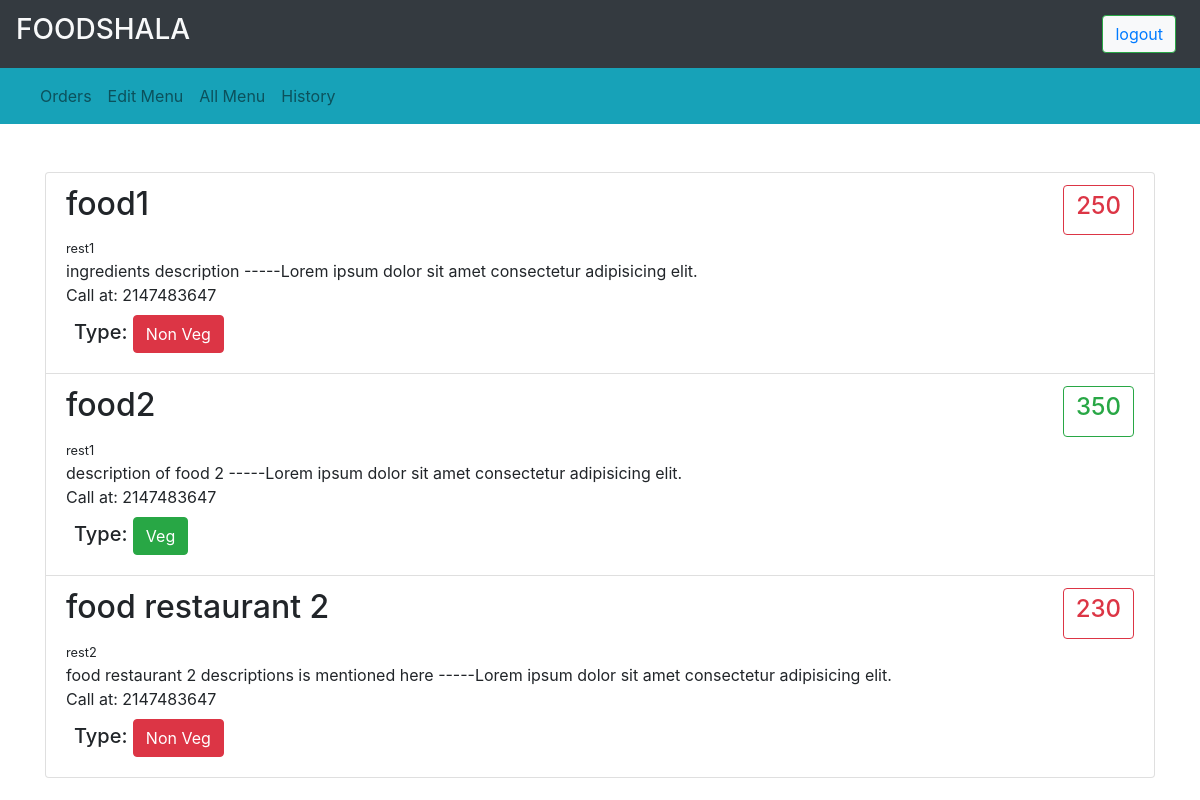
The app's page /viewrestaurant_menu.php with its own data.
### tables this page shows
CREATE TABLE `food` (
  `id` int(11) NOT NULL,
  `restname` varchar(50) NOT NULL,
  `name` varchar(50) NOT NULL,
  `desp` varchar(50) DEFAULT NULL,
  `price` int(11) NOT NULL,
  `type` varchar(50) NOT NULL,
  `phone` int(11) NOT NULL
);

### viewrestaurant_menu.php (the view, shortened to what this page needs)
<?php
include("header.php");
?>
<nav class="navbar navbar-expand-lg navbar-light bg-info">
    <div class="collapse navbar-collapse" id="navbarSupportedContent">
        <ul class="navbar-nav mr-auto">
            <li class="nav-item">
                <a class="nav-link" href="viewrestaurant.php">Orders</a>
            </li>
            <li class="nav-item">
                <a class="nav-link" href="viewrestaurant_edit.php">Edit Menu</a>
            </li>
            <li class="nav-item">
                <a class="nav-link" href="viewrestaurant_menu.php">All Menu</a>
            </li>
            <li class="nav-item">
                <a class="nav-link" href="viewrestaurant_history.php">History</a>
            </li>
        </ul>
    </div>
</nav>
<div class="container mt-5">
    <div class="list-group">
        <?php
        $foodsql = mysqli_query($con, "SELECT * FROM food");
        if (mysqli_num_rows($foodsql)) {
            while ($food = mysqli_fetch_assoc($foodsql)) {
        ?>
                <a class="list-group-item list-group-item-action flex-column align-items-start">
                    <div class="d-flex w-100 justify-content-between">
                        <h2 class="mb-1"><?php echo $food['name'] ?></h2>
                        <?php
                        if ($food['type'] == "non") {
                        ?>
                            <button class="btn btn-outline-danger">
                                <h4><?php echo $food['price'] ?></h4>
                            </button>
                        <?php
                        } else {
                        ?>
                            <button class="btn btn-outline-success">
                                <h4><?php echo $food['price'] ?></h4>
                            </button>
                        <?php
                        }
                        ?>
                    </div>
                    <small><?php echo $food['restname'] ?></small>
                    <p class="mb-1"><?php echo $food['desp'] ?>
                        -----Lorem ipsum dolor sit amet consectetur adipisicing elit.
                        <br>
                        Call at: <?php echo $food['phone']; ?>
                    </p>
                    <?php
                    if ($food['type'] == "non") {
                    ?>
                        <h5 class="m-2">Type: <button class="btn btn-danger">Non Veg</button></h5>
                    <?php
                    } else {
                    ?>
                        <h5 class="m-2">Type: <button class="btn btn-success">Veg</button></h5>
                    <?php
                    }
                    ?>
                </a>
        <?php
            }
        }
        ?>
    </div>
</div>

### records on screen
food: name "food1", price "250", restname "rest1", desp "ingredients description", phone "2147483647", shows "Type:", type "Non Veg"
food: name "food2", price "350", restname "rest1", desp "description of food 2", phone "2147483647", shows "Type:", type "Veg"
food: name "food restaurant 2", price "230", restname "rest2", desp "food restaurant 2 descriptions is mentioned here", phone "2147483647", shows "Type:", type "Non Veg"
